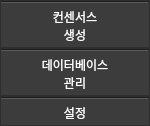
          <widget class="QFrame" name="Column">
           <property name="sizePolicy">
            <sizepolicy hsizetype="Preferred" vsizetype="Preferred">
             <horstretch>0</horstretch>
             <verstretch>1</verstretch>
            </sizepolicy>
           </property>
           <property name="maximumSize">
            <size>
             <width>150</width>
             <height>16777215</height>
            </size>
           </property>
           <property name="palette">
            <palette>
             <active>
              <colorrole role="WindowText">
               <brush brushstyle="SolidPattern">
                <color alpha="255">
                 <red>255</red>
                 <green>255</green>
                 <blue>255</blue>
                </color>
               </brush>
              </colorrole>
              <colorrole role="Button">
               <brush brushstyle="SolidPattern">
                <color alpha="255">
                 <red>60</red>
                 <green>60</green>
                 <blue>60</blue>
                </color>
               </brush>
              </colorrole>
              <colorrole role="Light">
               <brush brushstyle="SolidPattern">
                <color alpha="255">
                 <red>90</red>
                 <green>90</green>
                 <blue>90</blue>
                </color>
               </brush>
              </colorrole>
              <colorrole role="Midlight">
               <brush brushstyle="SolidPattern">
                <color alpha="255">
                 <red>75</red>
                 <green>75</green>
                 <blue>75</blue>
                </color>
               </brush>
              </colorrole>
              <colorrole role="Dark">
               <brush brushstyle="SolidPattern">
                <color alpha="255">
                 <red>30</red>
                 <green>30</green>
                 <blue>30</blue>
                </color>
               </brush>
              </colorrole>
              <colorrole role="Mid">
               <brush brushstyle="SolidPattern">
                <color alpha="255">
                 <red>40</red>
                 <green>40</green>
                 <blue>40</blue>
                </color>
               </brush>
              </colorrole>
              <colorrole role="Text">
               <brush brushstyle="SolidPattern">
                <color alpha="255">
                 <red>255</red>
                 <green>255</green>
                 <blue>255</blue>
                </color>
               </brush>
              </colorrole>
              <colorrole role="BrightText">
               <brush brushstyle="SolidPattern">
                <color alpha="255">
                 <red>255</red>
                 <green>255</green>
                 <blue>255</blue>
                </color>
               </brush>
              </colorrole>
              <colorrole role="ButtonText">
               <brush brushstyle="SolidPattern">
                <color alpha="255">
                 <red>255</red>
                 <green>255</green>
                 <blue>255</blue>
                </color>
               </brush>
              </colorrole>
              <colorrole role="Base">
               <brush brushstyle="SolidPattern">
                <color alpha="255">
                 <red>0</red>
                 <green>0</green>
                 <blue>0</blue>
                </color>
               </brush>
              </colorrole>
              <colorrole role="Window">
               <brush brushstyle="SolidPattern">
                <color alpha="255">
                 <red>60</red>
                 <green>60</green>
                 <blue>60</blue>
                </color>
               </brush>
              </colorrole>
              <colorrole role="Shadow">
               <brush brushstyle="SolidPattern">
                <color alpha="255">
                 <red>0</red>
                 <green>0</green>
                 <blue>0</blue>
                </color>
               </brush>
              </colorrole>
              <colorrole role="AlternateBase">
               <brush brushstyle="SolidPattern">
                <color alpha="255">
                 <red>30</red>
                 <green>30</green>
                 <blue>30</blue>
                </color>
               </brush>
              </colorrole>
              <colorrole role="ToolTipBase">
               <brush brushstyle="SolidPattern">
                <color alpha="255">
                 <red>255</red>
                 <green>255</green>
                 <blue>220</blue>
                </color>
               </brush>
              </colorrole>
              <colorrole role="ToolTipText">
               <brush brushstyle="SolidPattern">
                <color alpha="255">
                 <red>0</red>
                 <green>0</green>
                 <blue>0</blue>
                </color>
               </brush>
              </colorrole>
             </active>
             <inactive>
              <colorrole role="WindowText">
               <brush brushstyle="SolidPattern">
                <color alpha="255">
                 <red>255</red>
                 <green>255</green>
                 <blue>255</blue>
                </color>
               </brush>
              </colorrole>
              <colorrole role="Button">
               <brush brushstyle="SolidPattern">
                <color alpha="255">
                 <red>60</red>
                 <green>60</green>
                 <blue>60</blue>
                </color>
               </brush>
              </colorrole>
              <colorrole role="Light">
               <brush brushstyle="SolidPattern">
                <color alpha="255">
                 <red>90</red>
                 <green>90</green>
                 <blue>90</blue>
                </color>
               </brush>
              </colorrole>
              <colorrole role="Midlight">
               <brush brushstyle="SolidPattern">
                <color alpha="255">
                 <red>75</red>
                 <green>75</green>
                 <blue>75</blue>
                </color>
               </brush>
              </colorrole>
              <colorrole role="Dark">
               <brush brushstyle="SolidPattern">
                <color alpha="255">
                 <red>30</red>
                 <green>30</green>
                 <blue>30</blue>
                </color>
               </brush>
              </colorrole>
              <colorrole role="Mid">
               <brush brushstyle="SolidPattern">
                <color alpha="255">
                 <red>40</red>
                 <green>40</green>
                 <blue>40</blue>
                </color>
               </brush>
              </colorrole>
              <colorrole role="Text">
               <brush brushstyle="SolidPattern">
                <color alpha="255">
                 <red>255</red>
                 <green>255</green>
                 <blue>255</blue>
                </color>
               </brush>
              </colorrole>
              <colorrole role="BrightText">
               <brush brushstyle="SolidPattern">
                <color alpha="255">
                 <red>255</red>
                 <green>255</green>
                 <blue>255</blue>
                </color>
               </brush>
              </colorrole>
              <colorrole role="ButtonText">
               <brush brushstyle="SolidPattern">
                <color alpha="255">
                 <red>255</red>
                 <green>255</green>
                 <blue>255</blue>
                </color>
               </brush>
              </colorrole>
              <colorrole role="Base">
               <brush brushstyle="SolidPattern">
                <color alpha="255">
                 <red>0</red>
                 <green>0</green>
                 <blue>0</blue>
                </color>
               </brush>
              </colorrole>
              <colorrole role="Window">
               <brush brushstyle="SolidPattern">
                <color alpha="255">
                 <red>60</red>
                 <green>60</green>
                 <blue>60</blue>
                </color>
               </brush>
              </colorrole>
              <colorrole role="Shadow">
               <brush brushstyle="SolidPattern">
                <color alpha="255">
                 <red>0</red>
                 <green>0</green>
                 <blue>0</blue>
                </color>
               </brush>
              </colorrole>
              <colorrole role="AlternateBase">
               <brush brushstyle="SolidPattern">
                <color alpha="255">
                 <red>30</red>
                 <green>30</green>
                 <blue>30</blue>
                </color>
               </brush>
              </colorrole>
              <colorrole role="ToolTipBase">
               <brush brushstyle="SolidPattern">
                <color alpha="255">
                 <red>255</red>
                 <green>255</green>
                 <blue>220</blue>
                </color>
               </brush>
              </colorrole>
              <colorrole role="ToolTipText">
               <brush brushstyle="SolidPattern">
                <color alpha="255">
                 <red>0</red>
                 <green>0</green>
                 <blue>0</blue>
                </color>
               </brush>
              </colorrole>
             </inactive>
             <disabled>
              <colorrole role="WindowText">
               <brush brushstyle="SolidPattern">
                <color alpha="255">
                 <red>30</red>
                 <green>30</green>
                 <blue>30</blue>
                </color>
               </brush>
              </colorrole>
              <colorrole role="Button">
               <brush brushstyle="SolidPattern">
                <color alpha="255">
                 <red>60</red>
                 <green>60</green>
                 <blue>60</blue>
                </color>
               </brush>
              </colorrole>
              <colorrole role="Light">
               <brush brushstyle="SolidPattern">
                <color alpha="255">
                 <red>90</red>
                 <green>90</green>
                 <blue>90</blue>
                </color>
               </brush>
              </colorrole>
              <colorrole role="Midlight">
               <brush brushstyle="SolidPattern">
                <color alpha="255">
                 <red>75</red>
                 <green>75</green>
                 <blue>75</blue>
                </color>
               </brush>
              </colorrole>
              <colorrole role="Dark">
               <brush brushstyle="SolidPattern">
                <color alpha="255">
                 <red>30</red>
                 <green>30</green>
                 <blue>30</blue>
                </color>
               </brush>
              </colorrole>
              <colorrole role="Mid">
               <brush brushstyle="SolidPattern">
                <color alpha="255">
                 <red>40</red>
                 <green>40</green>
                 <blue>40</blue>
                </color>
               </brush>
              </colorrole>
              <colorrole role="Text">
               <brush brushstyle="SolidPattern">
                <color alpha="255">
                 <red>30</red>
                 <green>30</green>
                 <blue>30</blue>
                </color>
               </brush>
              </colorrole>
              <colorrole role="BrightText">
               <brush brushstyle="SolidPattern">
                <color alpha="255">
                 <red>255</red>
                 <green>255</green>
                 <blue>255</blue>
                </color>
               </brush>
              </colorrole>
              <colorrole role="ButtonText">
               <brush brushstyle="SolidPattern">
                <color alpha="255">
                 <red>30</red>
                 <green>30</green>
                 <blue>30</blue>
                </color>
               </brush>
              </colorrole>
              <colorrole role="Base">
               <brush brushstyle="SolidPattern">
                <color alpha="255">
                 <red>60</red>
                 <green>60</green>
                 <blue>60</blue>
                </color>
               </brush>
              </colorrole>
              <colorrole role="Window">
               <brush brushstyle="SolidPattern">
                <color alpha="255">
                 <red>60</red>
                 <green>60</green>
                 <blue>60</blue>
                </color>
               </brush>
              </colorrole>
              <colorrole role="Shadow">
               <brush brushstyle="SolidPattern">
                <color alpha="255">
                 <red>0</red>
                 <green>0</green>
                 <blue>0</blue>
                </color>
               </brush>
              </colorrole>
              <colorrole role="AlternateBase">
               <brush brushstyle="SolidPattern">
                <color alpha="255">
                 <red>60</red>
                 <green>60</green>
                 <blue>60</blue>
                </color>
               </brush>
              </colorrole>
              <colorrole role="ToolTipBase">
               <brush brushstyle="SolidPattern">
                <color alpha="255">
                 <red>255</red>
                 <green>255</green>
                 <blue>220</blue>
                </color>
               </brush>
              </colorrole>
              <colorrole role="ToolTipText">
               <brush brushstyle="SolidPattern">
                <color alpha="255">
                 <red>0</red>
                 <green>0</green>
                 <blue>0</blue>
                </color>
               </brush>
              </colorrole>
             </disabled>
            </palette>
           </property>
           <property name="autoFillBackground">
            <bool>true</bool>
           </property>
           <property name="frameShape">
            <enum>QFrame::NoFrame</enum>
           </property>
           <property name="frameShadow">
            <enum>QFrame::Raised</enum>
           </property>
           <layout class="QVBoxLayout" name="verticalLayout_2" stretch="0,0,0">
            <property name="spacing">
             <number>0</number>
            </property>
            <property name="leftMargin">
             <number>0</number>
            </property>
            <property name="topMargin">
             <number>0</number>
            </property>
            <property name="rightMargin">
             <number>0</number>
            </property>
            <property name="bottomMargin">
             <number>0</number>
            </property>
            <item>
             <widget class="QFrame" name="col_Gen">
              <property name="frameShape">
               <enum>QFrame::StyledPanel</enum>
              </property>
              <property name="frameShadow">
               <enum>QFrame::Raised</enum>
              </property>
              <layout class="QVBoxLayout" name="verticalLayout">
               <property name="spacing">
                <number>0</number>
               </property>
               <property name="sizeConstraint">
                <enum>QLayout::SetMaximumSize</enum>
               </property>
               <property name="leftMargin">
                <number>0</number>
               </property>
               <property name="topMargin">
                <number>0</number>
               </property>
               <property name="rightMargin">
                <number>0</number>
               </property>
               <property name="bottomMargin">
                <number>0</number>
               </property>
               <item>
                <widget class="Line" name="line_5">
                 <property name="orientation">
                  <enum>Qt::Horizontal</enum>
                 </property>
                </widget>
               </item>
               <item>
                <widget class="QToolButton" name="btn_Gen_">
                 <property name="sizePolicy">
                  <sizepolicy hsizetype="Expanding" vsizetype="MinimumExpanding">
                   <horstretch>0</horstretch>
                   <verstretch>0</verstretch>
                  </sizepolicy>
                 </property>
                 <property name="styleSheet">
                  <string notr="true">background-color: rgb(60, 60, 60);
color: rgb(255, 255, 255);
font: 10pt &quot;굴림&quot;;</string>
                 </property>
                 <property name="text">
                  <string>컨센서스
생성</string>
                 </property>
                 <property name="popupMode">
                  <enum>QToolButton::InstantPopup</enum>
                 </property>
                 <property name="toolButtonStyle">
                  <enum>Qt::ToolButtonIconOnly</enum>
                 </property>
                 <property name="autoRaise">
                  <bool>true</bool>
                 </property>
                 <property name="arrowType">
                  <enum>Qt::NoArrow</enum>
                 </property>
                </widget>
               </item>
              </layout>
             </widget>
            </item>
            <item>
             <widget class="QFrame" name="col_DB">
              <property name="frameShape">
               <enum>QFrame::StyledPanel</enum>
              </property>
              <property name="frameShadow">
               <enum>QFrame::Raised</enum>
              </property>
              <layout class="QVBoxLayout" name="verticalLayout_4">
               <property name="spacing">
                <number>0</number>
               </property>
               <property name="sizeConstraint">
                <enum>QLayout::SetMinimumSize</enum>
               </property>
               <property name="leftMargin">
                <number>0</number>
               </property>
               <property name="topMargin">
                <number>0</number>
               </property>
               <property name="rightMargin">
                <number>0</number>
               </property>
               <property name="bottomMargin">
                <number>0</number>
               </property>
               <item>
                <widget class="Line" name="line_6">
                 <property name="sizePolicy">
                  <sizepolicy hsizetype="Minimum" vsizetype="Fixed">
                   <horstretch>0</horstretch>
                   <verstretch>0</verstretch>
                  </sizepolicy>
                 </property>
                 <property name="orientation">
                  <enum>Qt::Horizontal</enum>
                 </property>
                </widget>
               </item>
               <item>
                <widget class="QToolButton" name="btn_DB_">
                 <property name="sizePolicy">
                  <sizepolicy hsizetype="MinimumExpanding" vsizetype="MinimumExpanding">
                   <horstretch>0</horstretch>
                   <verstretch>0</verstretch>
                  </sizepolicy>
                 </property>
                 <property name="styleSheet">
                  <string notr="true">background-color: rgb(60, 60, 60);
color: rgb(255, 255, 255);
font: 10pt &quot;굴림&quot;;</string>
                 </property>
                 <property name="text">
                  <string>데이터베이스
관리</string>
                 </property>
                 <property name="popupMode">
                  <enum>QToolButton::InstantPopup</enum>
                 </property>
                 <property name="toolButtonStyle">
                  <enum>Qt::ToolButtonIconOnly</enum>
                 </property>
                 <property name="autoRaise">
                  <bool>true</bool>
                 </property>
                 <property name="arrowType">
                  <enum>Qt::NoArrow</enum>
                 </property>
                </widget>
               </item>
              </layout>
             </widget>
            </item>
            <item>
             <widget class="QFrame" name="col_Setting">
              <property name="frameShape">
               <enum>QFrame::StyledPanel</enum>
              </property>
              <property name="frameShadow">
               <enum>QFrame::Raised</enum>
              </property>
              <layout class="QVBoxLayout" name="verticalLayout_5">
               <property name="spacing">
                <number>0</number>
               </property>
               <property name="sizeConstraint">
                <enum>QLayout::SetMaximumSize</enum>
               </property>
               <property name="leftMargin">
                <number>0</number>
               </property>
               <property name="topMargin">
                <number>0</number>
               </property>
               <property name="rightMargin">
                <number>0</number>
               </property>
               <property name="bottomMargin">
                <number>0</number>
               </property>
               <item>
                <widget class="Line" name="line_7">
                 <property name="orientation">
                  <enum>Qt::Horizontal</enum>
                 </property>
                </widget>
               </item>
               <item>
                <widget class="QToolButton" name="btn_Setting_">
                 <property name="sizePolicy">
                  <sizepolicy hsizetype="Expanding" vsizetype="MinimumExpanding">
                   <horstretch>0</horstretch>
                   <verstretch>0</verstretch>
                  </sizepolicy>
                 </property>
                 <property name="styleSheet">
                  <string notr="true">background-color: rgb(60, 60, 60);
color: rgb(255, 255, 255);
font: 10pt &quot;굴림&quot;;</string>
                 </property>
                 <property name="text">
                  <string>설정</string>
                 </property>
                 <property name="popupMode">
                  <enum>QToolButton::InstantPopup</enum>
                 </property>
                 <property name="toolButtonStyle">
                  <enum>Qt::ToolButtonIconOnly</enum>
                 </property>
                 <property name="autoRaise">
                  <bool>true</bool>
                 </property>
                 <property name="arrowType">
                  <enum>Qt::NoArrow</enum>
                 </property>
                </widget>
               </item>
              </layout>
             </widget>
            </item>
           </layout>
          </widget>
